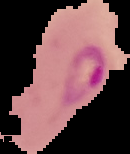
#> input picture dataset/Parasitized/C100P61ThinF_IMG_20150918_145609_cell_144.png, 130 x 154 px; its folder holds only this picture in this run
$ python parasite_detect.py
#> lines starting #> are read from the running program, lines starting #| are printed output that depends on the picture; after the words box and inside, x2 and y2 are one past the last pixel; in counts of white or black regions, pixels touching at a corner belong together
import cv2
import matplotlib.pyplot as plt
import os

path="../dataset/Parasitized"

img_name=os.listdir(path)[0]

img=cv2.imread(os.path.join(path,img_name))
#> img is the input picture: shape (154, 130, 3); mean B, G, R 71.5, 69, 101.8

original=img.copy()

gray=cv2.cvtColor(img,cv2.COLOR_BGR2GRAY)
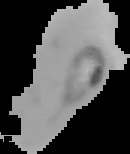
#> gray: shape (154, 130); min 0, max 189, mean 79.1

_,binary=cv2.threshold(
    gray,
    0,
    255,
    cv2.THRESH_BINARY+cv2.THRESH_OTSU
)
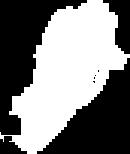
#> binary: shape (154, 130); 49.1% white; 1 white region, box (x1, y1, x2, y2) and area: (0, 0, 130, 154) 9821

# invert so parasite becomes white
binary=cv2.bitwise_not(binary)
#> binary: shape (154, 130); 50.9% white; 1 black region

# find regions
contours,_=cv2.findContours(
    binary,
    cv2.RETR_EXTERNAL,
    cv2.CHAIN_APPROX_SIMPLE
)
#> contours = 8 contours, 4 with area under 20; largest, box (x1, y1, x2, y2) and area: (0, 0, 87, 135) 4458, (37, 58, 130, 154) 4224, (103, 0, 130, 54) 728, (0, 136, 27, 154) 250

for c in contours:

    area=cv2.contourArea(c)

    if area>10:

        x,y,w,h=cv2.boundingRect(c)

        cv2.rectangle(
            original,
            (x,y),
            (x+w,y+h),
            (0,255,0),
            2
        )
#> this loop made 8 passes
#> (area, x, y, w, h) on passes 1, 6, 7, 8: (250.5, 0, 136, 27, 18), (4224.5, 37, 58, 93, 96), (727.5, 103, 0, 27, 54), (4458, 0, 0, 87, 135)
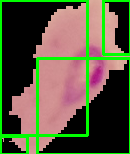
#> original: shape (154, 130, 3); 11.53% of pixels changed, all inside (x1, y1, x2, y2) = (0, 0, 130, 154)

plt.figure(figsize=(12,5))

plt.subplot(1,2,1)
plt.imshow(binary,cmap='gray')
plt.title("Detected Region")

plt.subplot(1,2,2)
plt.imshow(cv2.cvtColor(original,cv2.COLOR_BGR2RGB))
plt.title("Bounding Box")

plt.show()
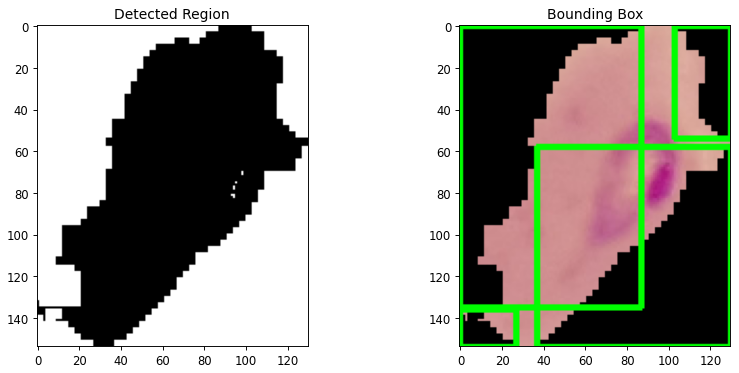
#> figure drawn by matplotlib, 2 panels

$ run again, on dataset/Parasitized/C106P67ThinF_IMG_20150924_102826_cell_143.png
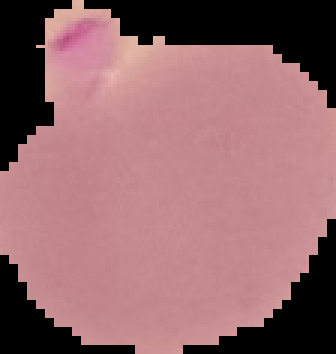
#> input picture dataset/Parasitized/C106P67ThinF_IMG_20150924_102826_cell_143.png, 112 x 118 px (shown 3 times larger)
#> img is the input picture: shape (118, 112, 3); mean B, G, R 107.5, 103.4, 147.3
#> `_,binary=cv2.threshold( gray, 0, 255, cv2.THRESH_BINARY+cv2.THRESH_OTS..`:
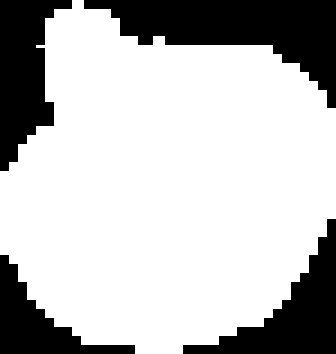
#> binary: shape (118, 112) (shown 3 times larger); 74.1% white; 4 black regions, box (x1, y1, x2, y2) and area: (28, 0, 112, 36) 1311, (0, 0, 24, 57) 795, (61, 73, 112, 118) 792, (0, 85, 45, 118) 522
#> contours = 4 contours; box (x1, y1, x2, y2) and area: (28, 0, 112, 36) 1194, (0, 0, 24, 57) 714, (61, 73, 112, 118) 702, (0, 85, 45, 118) 449
#> the loop `for c in contours: ` made 4 passes
#> (area, x, y, w, h) on passes 1 to 4: (449, 0, 85, 45, 33), (702, 61, 73, 51, 45), (1194.5, 28, 0, 84, 36), (713.5, 0, 0, 24, 57)
#> `plt.show()`:
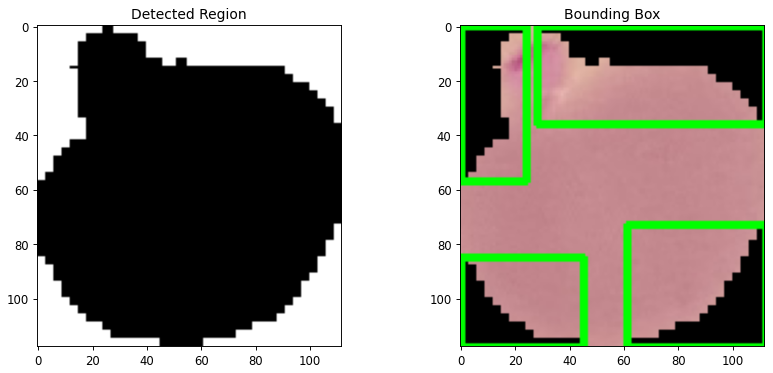
#> figure drawn by matplotlib, 2 panels

$ run again, on dataset/Parasitized/C107P68ThinF_IMG_20150924_222630_cell_177.png
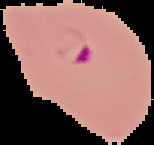
#> input picture dataset/Parasitized/C107P68ThinF_IMG_20150924_222630_cell_177.png, 154 x 145 px
#> img is the input picture: shape (145, 154, 3); mean B, G, R 93.7, 98.6, 137
#> `_,binary=cv2.threshold( gray, 0, 255, cv2.THRESH_BINARY+cv2.THRESH_OTS..`:
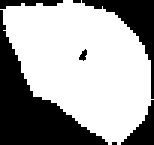
#> binary: shape (145, 154); 64.3% white; 7 black regions (1 under 20 px), largest, box (x1, y1, x2, y2) and area: (0, 10, 108, 145) 5073, (82, 0, 154, 99) 1788, (121, 100, 154, 145) 666, (0, 0, 63, 9) 345, (79, 49, 87, 61) 58, (73, 0, 81, 3) 24
#> contours = 7 contours, 2 with area under 20; largest, box (x1, y1, x2, y2) and area: (0, 10, 108, 145) 4842, (82, 0, 154, 99) 1624, (121, 100, 154, 145) 594, (0, 0, 63, 9) 271, (79, 49, 87, 61) 44
#> the loop `for c in contours: ` made 7 passes
#> (area, x, y, w, h) on passes 2, 3, 4, 5, 7: (594, 121, 100, 33, 45), (43.5, 79, 49, 8, 12), (4842, 0, 10, 108, 135), (1624, 82, 0, 72, 99), (271, 0, 0, 63, 9)
#> `plt.show()`:
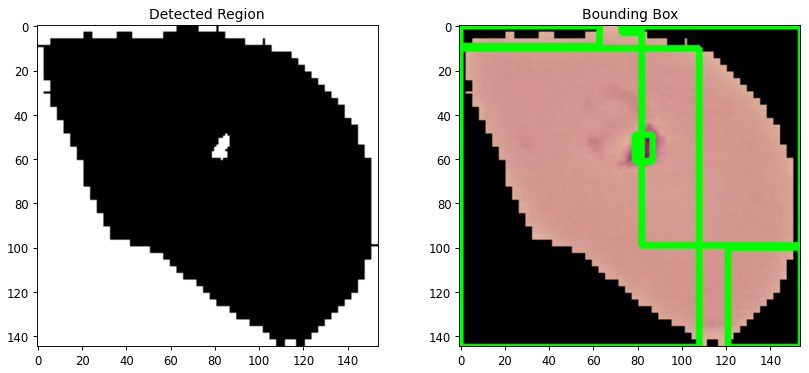
#> figure drawn by matplotlib, 2 panels

$ run again, on dataset/Parasitized/C108P69ThinF_IMG_20150924_224038_cell_188.png
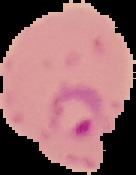
#> input picture dataset/Parasitized/C108P69ThinF_IMG_20150924_224038_cell_188.png, 136 x 175 px
#> img is the input picture: shape (175, 136, 3); mean B, G, R 106.2, 103.5, 148.9
#> `_,binary=cv2.threshold( gray, 0, 255, cv2.THRESH_BINARY+cv2.THRESH_OTS..`:
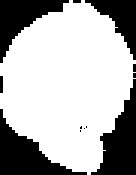
#> binary: shape (175, 136); 68.7% white; 12 black regions (5 under 20 px), largest, box (x1, y1, x2, y2) and area: (0, 109, 87, 175) 2169, (91, 79, 136, 175) 2136, (0, 0, 69, 63) 1755
#> contours = 12 contours, 7 with area under 20; largest, box (x1, y1, x2, y2) and area: (0, 109, 87, 175) 2025, (91, 79, 136, 175) 1997, (0, 0, 69, 63) 1631, (85, 0, 136, 60) 1160, (0, 76, 3, 93) 32
#> the loop `for c in contours: ` made 12 passes
#> (c, area, x, y, w, h) on pass 7: ([[0, 76], [0, 92], [2, 92], [2, 76]], 32, 0, 76, 3, 17)
#> `plt.show()`:
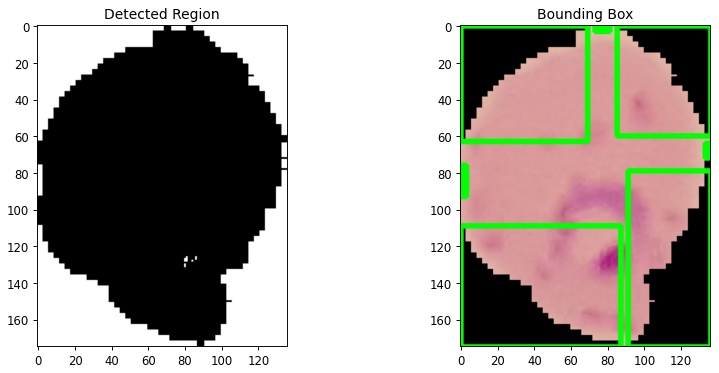
#> figure drawn by matplotlib, 2 panels

$ run again, on dataset/Parasitized/C101P62ThinF_IMG_20150923_170110_cell_13.png
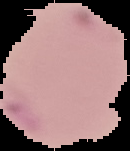
#> input picture dataset/Parasitized/C101P62ThinF_IMG_20150923_170110_cell_13.png, 130 x 151 px
#> img is the input picture: shape (151, 130, 3); mean B, G, R 115.3, 115.2, 148.2
#> contours = 5 contours, 1 with area under 20; largest, box (x1, y1, x2, y2) and area: (0, 0, 54, 84) 1540, (55, 76, 130, 151) 1410, (55, 0, 130, 75) 1139, (0, 109, 54, 151) 864
#> the loop `for c in contours: ` made 5 passes
#> (area, x, y, w, h) on passes 1, 3, 4, 5: (864.5, 0, 109, 54, 42), (1409.5, 55, 76, 75, 75), (1139, 55, 0, 75, 75), (1540, 0, 0, 54, 84)
#> `plt.show()`:
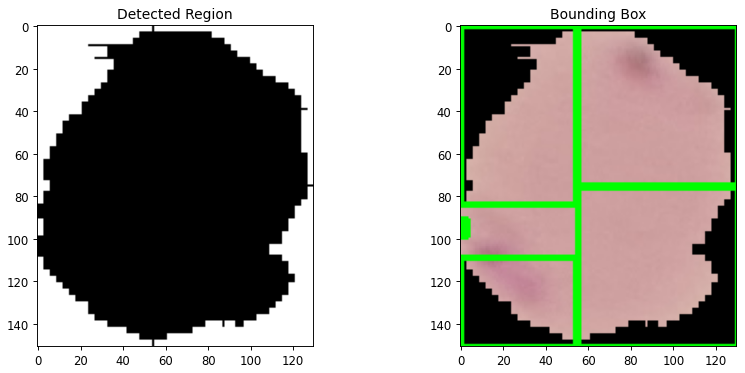
#> figure drawn by matplotlib, 2 panels
